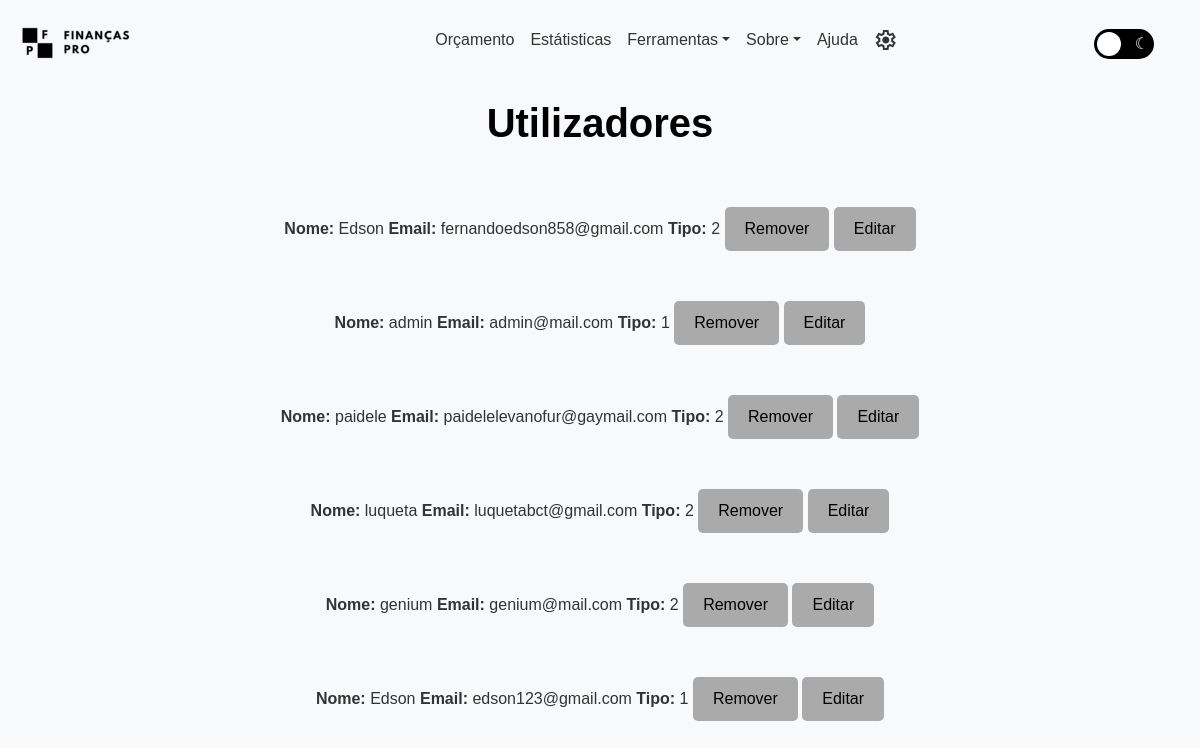
/utilizadores.php (signed in), run on the app's committed database.
### tables this page shows
CREATE TABLE `tbutilizadores` (
  `id` int(10) NOT NULL,
  `nome` varchar(50) NOT NULL,
  `email` varchar(200) NOT NULL,
  `password` varchar(32) NOT NULL,
  `tipo` int(1) NOT NULL DEFAULT 2
);

### utilizadores.php (the view, shortened to what this page needs)
<!DOCTYPE html>
<html lang="pt">
<head>
    <link href="https://cdn.jsdelivr.net/npm/bootstrap@5.3.3/dist/css/bootstrap.min.css" rel="stylesheet">
    <link rel="stylesheet" href="css/index.css">
    <link rel="stylesheet" href="css/ordenado.css">
    <link rel="stylesheet" href="css/modo.css">
</head>
<body>
    <?php require_once('inc/menu.php'); ?>
    <main class="container-fluid">
        <section class="row">
            <div class="col-12 text-center mt-4">
                <h1>Utilizadores</h1><br>
            </div>
        </section>
        <section class="row">
            <div class="col-sm-12 col-lg-10 text-center mx-auto">
                <?php
                    require_once('inc/bd.php');
                    $sql = "SELECT * FROM tbutilizadores ORDER BY id";
                    $resultado = mysqli_query($ligacaodb, $sql);
                    while($linha = mysqli_fetch_assoc($resultado)){
                        $id = $linha['id'];
                        $nome = $linha['nome'];
                        $email = $linha['email'];
                        $tipo = $linha['tipo'];
                        echo "
                        <article>
                            <p><b>Nome:</b> $nome
                            <b>Email:</b> $email
                            <b>Tipo:</b> $tipo
                            <button onclick=\'remover('$nome', $id)\'>Remover</button>
                            <button onclick=\'editar($id)\'>Editar</button>
                            </p><br>
                        </article>
                        ";}
                ?>
            </div>
        </section>
    </main>
</body>
</html>

### css/index.css (style rules this page uses)
body { background-color: #f8f9fa; font-family: Arial, sans-serif; color: #333; margin: 0; padding: 20px; }
h1 { color:black; font-weight: bold; margin-bottom: 20px; }

### css/ordenado.css (style rules this page uses)
body { font-family: Arial, sans-serif; }
button { margin-top: 10px; padding: 10px 20px; background-color: #aaa; color: black; border: none; border-radius: 5px; cursor: pointer; }
h1 { padding-bottom: 0.5%; }

### css/modo.css (style rules this page uses)
body.claro { background-color: #ffffff; color: black; transition: background-color 0.3s, color 0.3s; }

### css/menu.css (style rules this page uses)
body.claro { background-color: #f8f9fa; color: #333; }
body.claro .container-fluid { width: 100%; padding: 0; }

### data on the page
tbutilizadores: nome "Edson", email "fernandoedson858@gmail.com", tipo "2"
tbutilizadores: nome "admin", email "admin@mail.com", tipo "1"
tbutilizadores: nome "paidele", email "paidelelevanofur@gaymail.com", tipo "2"
tbutilizadores: nome "luqueta", email "luquetabct@gmail.com", tipo "2"
tbutilizadores: nome "genium", email "genium@mail.com", tipo "2"
tbutilizadores: nome "Edson", email "edson123@gmail.com", tipo "1"
